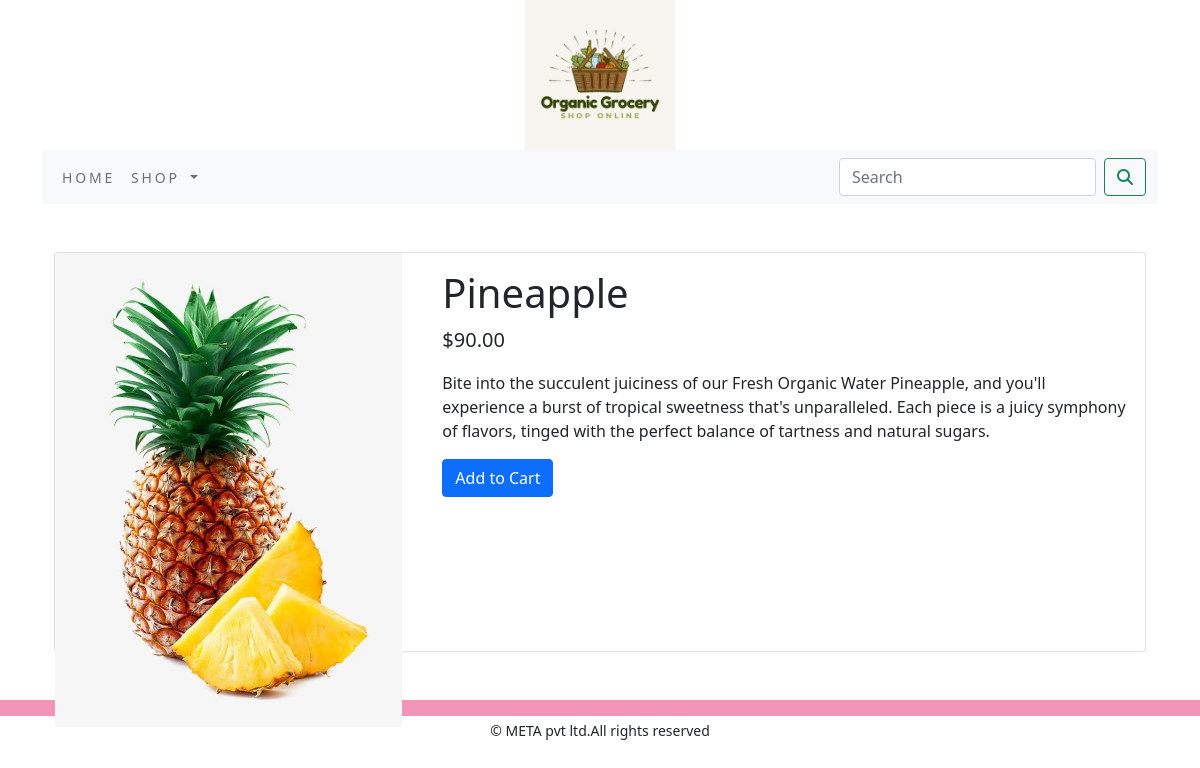
The app's page /shop/fruits/pineapple/ with its own data.
### shop/models.py (models this page shows, shortened)
class Product(models.Model):
    name = models.CharField(max_length=250, unique=True)
    slug = models.SlugField(max_length=258, unique=True)
    description = models.TextField(blank=True)
    price = models.DecimalField(max_digits=10, decimal_places=2)
    category = models.ForeignKey(Category, on_delete=models.CASCADE)
    image = models.ImageField(upload_to='product', blank=True)
    stock = models.IntegerField()
    available = models.BooleanField(default=True)
    created = models.DateTimeField(auto_now_add=True)
    updated = models.DateTimeField(auto_now=True)
    class Meta:
        ordering = ("name",)
        verbose_name = 'product'
        verbose_name_plural = 'products'

### shop/views.py (the view)
# urls.py: path('<slug:c_slug>/<slug:product_slug>/', views.proDetail, name='prodCatdetail')
def proDetail(request, c_slug, product_slug):
    try:
        product = Product.objects.get(category__slug=c_slug, slug=product_slug)
    except Exception as e:
        raise e
    return render(request, 'product.html', {'product': product})

### cart/context_processors.py (called while the page is built)
def counter(request):
    item_count = 0
    if 'admin' in request.path:
        return {}
    else:
        try:
            cart = Cart.objects.get(cart_id=_cart_id(request))
            cart_items = CartItem.objects.filter(cart=cart)
            for cart_item in cart_items:
                item_count += cart_item.quantity
        except Cart.DoesNotExist:
            item_count = 0
    return {'item_count': item_count}

### cart/views.py (called while the page is built)
def _cart_id(request):
    cart = request.session.session_key
    if not cart:
        cart = request.session.create()
    return cart

### shop/context_processors.py (called while the page is built)
def menu_links(request):
    links=Category.objects.all()
    return dict(links=links)

### shop/models.py (called while the page is built)
    def get_url(self):
        return reverse('shop:products_by_category',args=[self.slug])

### templates/product.html (shortened to what this page needs)
{% extends 'base.html' %}
{% load static %}
{% block content %}
<div class="container my-5">
    <div class="card" style="height: 400px;">
        <div class="row no-gutters">
            <div class="col-md-4">
                <img src="{{ product.image.url }}" alt="{{ product.name }}" class="card-img" style="height: 100%;">
            </div>
            <div class="col-md-8">
                <div class="card-body">
                    <h1 class="card-title">{{ product.name }}</h1>
                    <p class="card-text lead">${{ product.price }}</p>
                    <p class="card-text text-justify my_prod_text">{{ product.description }}</p>
                    {% if product.stock <= 0 %}
                        <p class="card-text text-danger"><b> Out of stock</b></p>
                    {% else %}
                        <a class="btn btn-primary" href="{% url 'cart:add_cart' product.id %}">Add to Cart</a>
                    {% endif %}
                </div>
            </div>
        </div>
    </div>
</div>
{% endblock %}

### static/css/custom.css (style rules this page uses)
body { font-family: 'Libre Baskerville', serif; font-family: 'Roboto', sans-serif; }

### records on screen
Product: image (picture), name "Pineapple", price "90.00", description "Bite into the succulent juiciness of our Fresh Organic Water Pineapple, and you'll experience a burst of tropical sweetness that's unparalleled. Each piece is a juicy symphony of flavors, tinged with the perfect balance of tartness and natural sugars."
